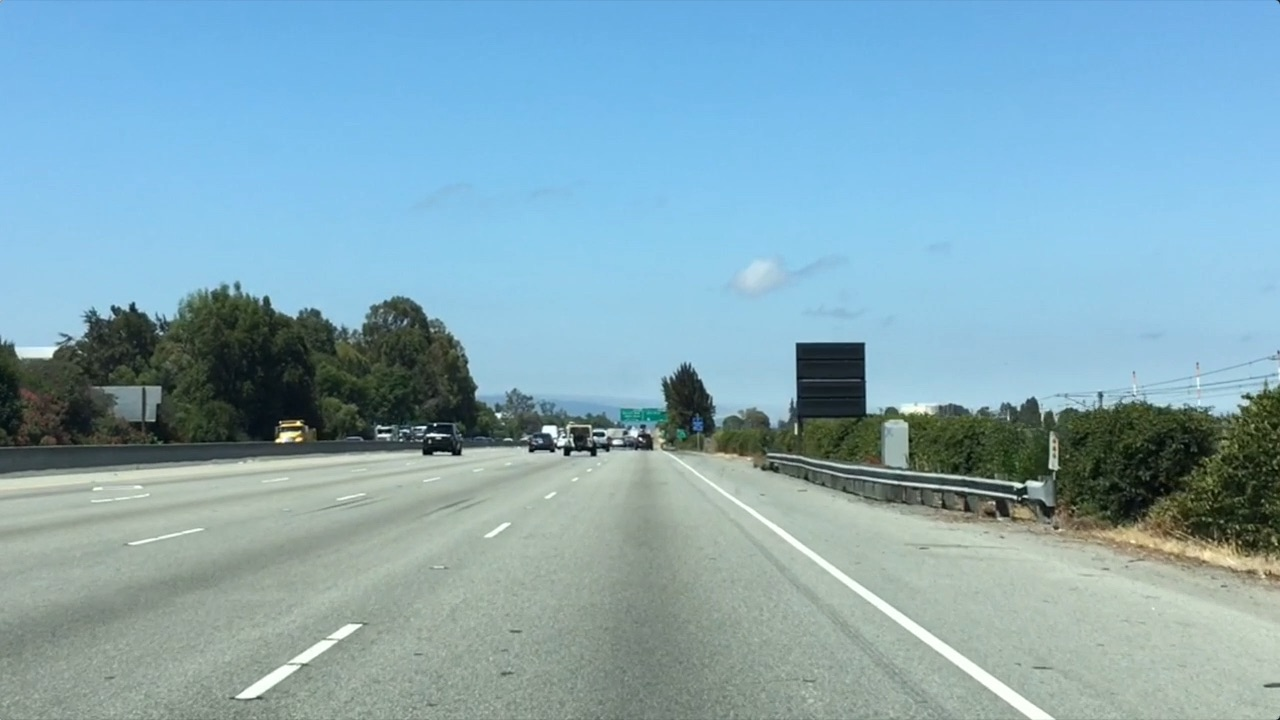
#> input picture 01_UDA/01_SelfDriving/01_FindLaneLines/test.jpg, 1280 x 720 px
$ python readImage.py
#> lines starting #> are read from the running program, lines starting #| are printed output that depends on the picture; after the words box and inside, x2 and y2 are one past the last pixel; in counts of white or black regions, pixels touching at a corner belong together
import numpy as np
import matplotlib.pyplot as plt
import matplotlib.image as mpimg

img = mpimg.imread('test.jpg')
#> img is the input picture: shape (720, 1280, 3); mean R, G, B 132, 168.5, 182.1
ysize = img.shape[0]
#> ysize = 720
xsize = img.shape[1]
#> xsize = 1280

# print(type(img), xsize, ysize)

# img:     -   [   [r,g,b], [r,g,b], [r,g,b], [r,g,b], [r,g,b], [r,g,b]   ]   -
# img:    |    [   [r,g,b], [r,g,b], [r,g,b], [r,g,b], [r,g,b], [r,g,b]   ]    |
# img:    |    [   [r,g,b], [r,g,b], [r,g,b], [r,g,b], [r,g,b], [r,g,b]   ]    |
# img:    |    [   [r,g,b], [r,g,b], [r,g,b], [r,g,b], [r,g,b], [r,g,b]   ]    |
# img:    |    [   [r,g,b], [r,g,b], [r,g,b], [r,g,b], [r,g,b], [r,g,b]   ]    |
# img:     -   [   [r,g,b], [r,g,b], [r,g,b], [r,g,b], [r,g,b], [r,g,b]   ]   -

color_select = np.copy(img)
region_select = np.copy(img)
line_image = np.copy(img)

red_threshold = 200
green_threshold = 200
blue_threshold = 200
rgb_threshold = [red_threshold, green_threshold, blue_threshold]

color_thresholds = (img[:,:,0] < rgb_threshold[0])\
            | (img[:,:,1] < rgb_threshold[1])\
            | (img[:,:,2] < rgb_threshold[2])
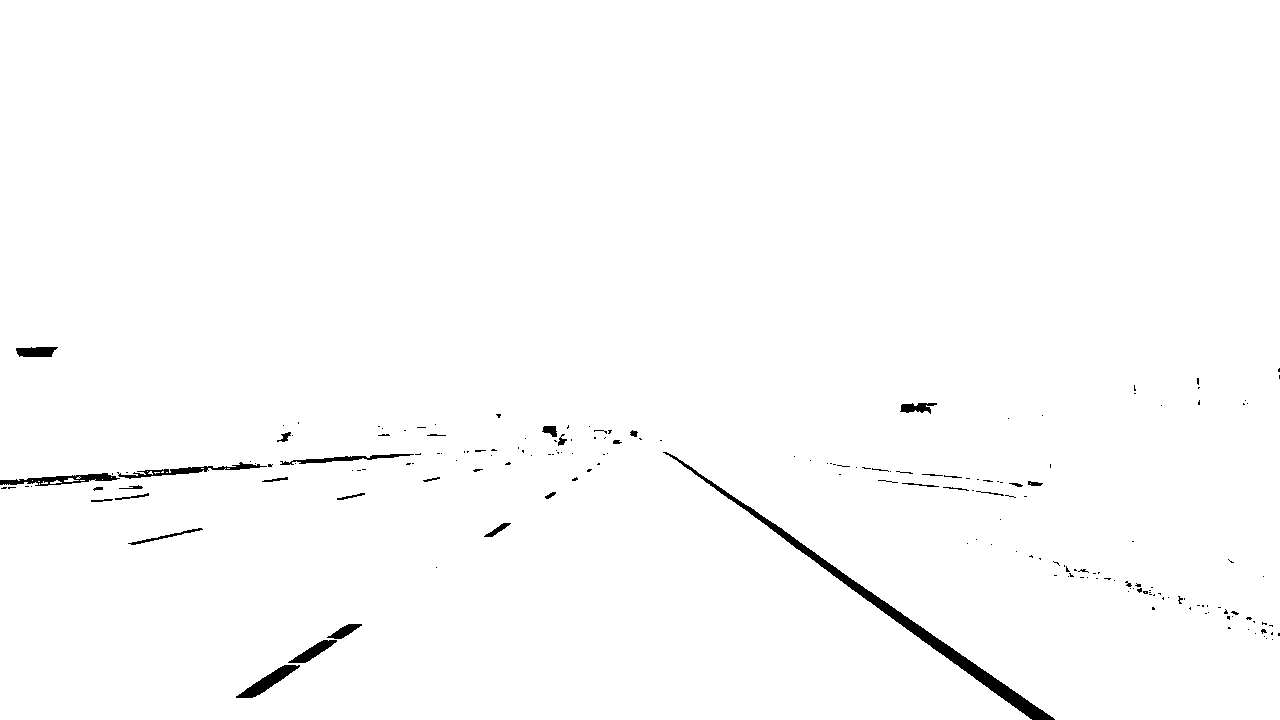
#> color_thresholds: shape (720, 1280) bool; 99% white; 196 black regions (161 under 20 px), largest, box (x1, y1, x2, y2) and area: (663, 452, 1055, 720) 3799, (0, 473, 120, 486) 673, (236, 665, 300, 698) 665
# threshold:     -   [   true, true, true, true, true, true   ]   -
# threshold:    |    [   true, true, true, true, true, true   ]    |
# threshold:    |    [   true, true, true, true, true, true   ]    |
# threshold:    |    [   true, true, true, true, true, true   ]    |
# threshold:    |    [   true, true, true, true, true, true   ]    |
# threshold:     -   [   true, true, true, true, true, true   ]   -

# Mask dark pixels as BLACK
color_select[color_thresholds] = [0 ,0, 0]
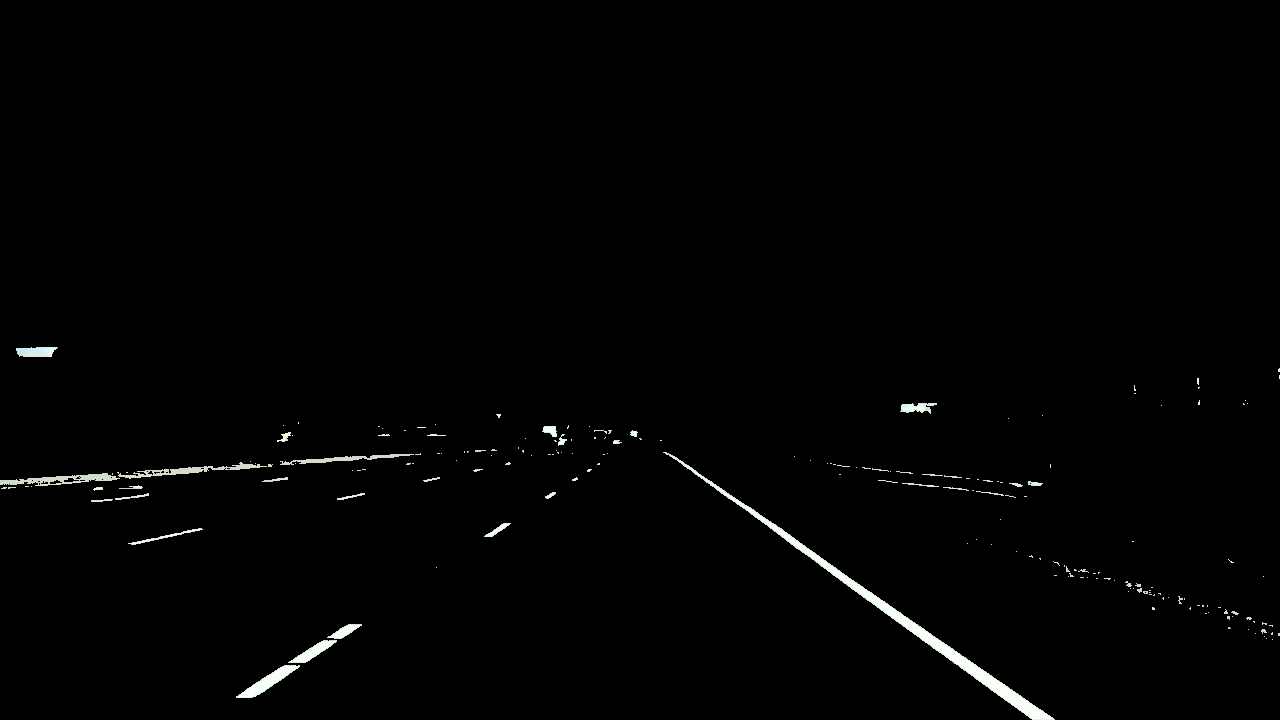
#> color_select: shape (720, 1280, 3); mean R, G, B 2.4, 2.5, 2.4

left_bottom = [0, 719]
right_bottom = [1279, 719]
apex = [600, 400]

# Fit lines (y=Ax+B) to identify the  3 sided region of interest
# np.polyfit() returns the coefficients [A, B] of the fit
# np.ployfit( (point1[x-axel, point2[x-axel]), (point1[y-axel], point2[y-axel]) , degree of poly)
fit_left = np.polyfit((left_bottom[0], apex[0]), (left_bottom[1], apex[1]), 1)
fit_right = np.polyfit((right_bottom[0], apex[0]), (right_bottom[1], apex[1]), 1)
fit_bottom = np.polyfit((left_bottom[0], right_bottom[0]), (left_bottom[1], right_bottom[1]), 1)

# Find the region inside the lines
XX, YY = np.meshgrid(np.arange(0, xsize), np.arange(0, ysize))
print(XX.shape)
#| (720, 1280)
print(img.shape)
#| (720, 1280, 3)
region_thresholds = (YY > (XX*fit_left[0] + fit_left[1])) & \
                    (YY > (XX*fit_right[0] + fit_right[1])) & \
                    (YY < (XX*fit_bottom[0] + fit_bottom[1]))

# Color pixels red which are inside the region of interest
region_select[region_thresholds] = [255, 0, 0]
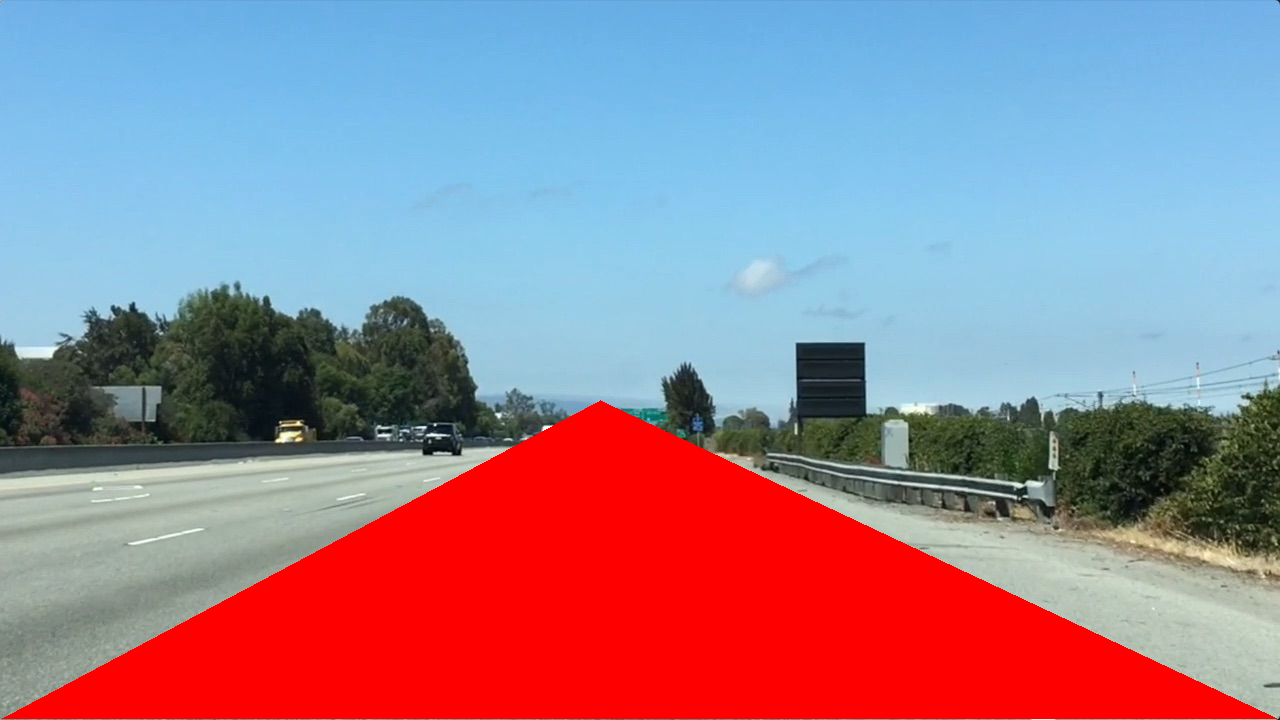
#> region_select: shape (720, 1280, 3); mean R, G, B 153.5, 130.8, 147

# Find where image is both colored right and in the region
# [not black region (means white area) & selected region] = red color
line_image[~color_thresholds & region_thresholds] = [255,0,0]
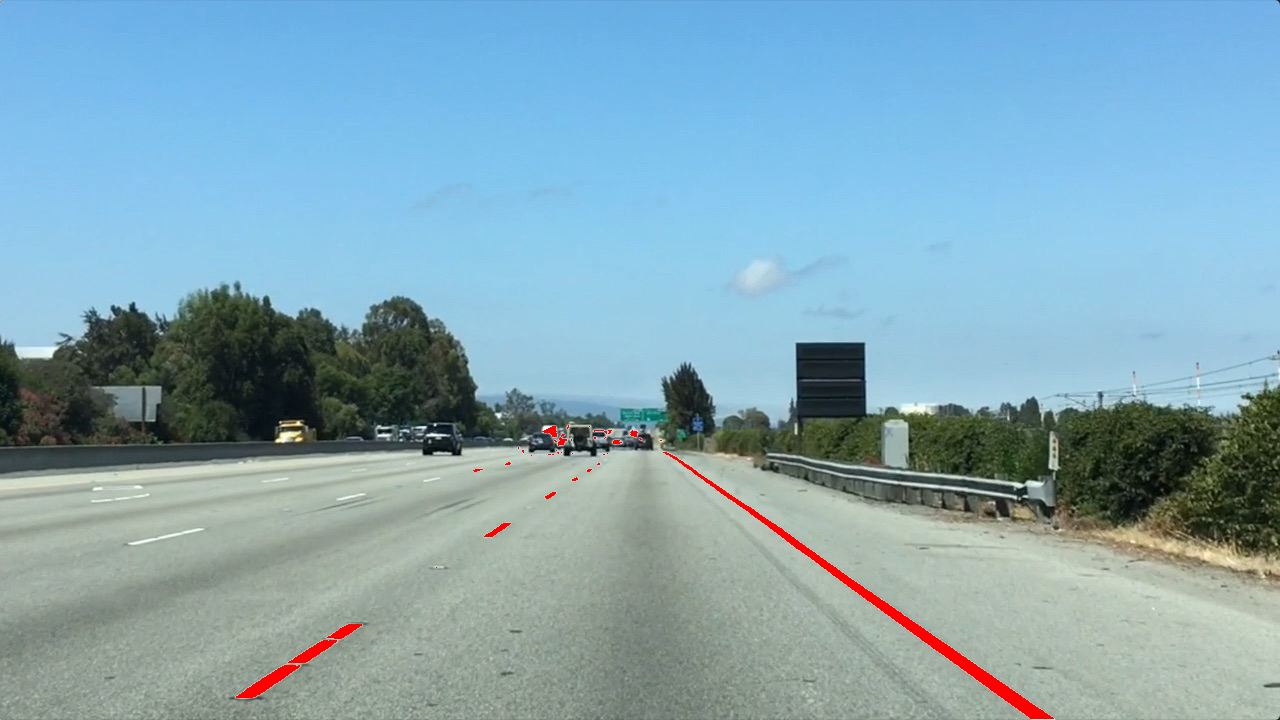
#> line_image: shape (720, 1280, 3); 0.61% of pixels changed, all inside (x1, y1, x2, y2) = (236, 425, 1054, 719)

# Display the image
plt.subplot(221)
plt.title('img')
plt.imshow(img)
plt.subplot(222)
plt.title('color_select')
plt.imshow(color_select)
plt.subplot(223)
plt.title('region_select')
plt.imshow(region_select)
plt.subplot(224)
plt.title('line_image')
plt.imshow(line_image)
x = [left_bottom[0], right_bottom[0], apex[0], left_bottom[0]]
y = [left_bottom[1], right_bottom[1], apex[1], left_bottom[1]]
plt.plot(x, y, 'b--', lw = 4)
plt.show()
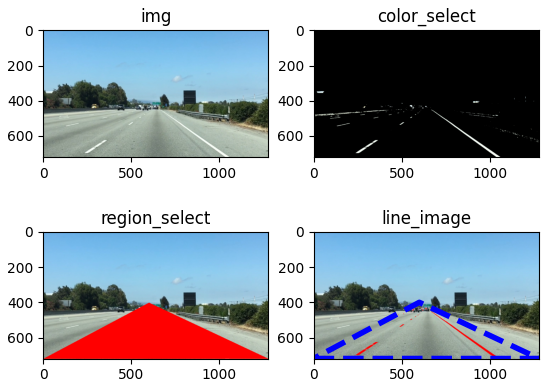
#> figure drawn by matplotlib, 4 panels
